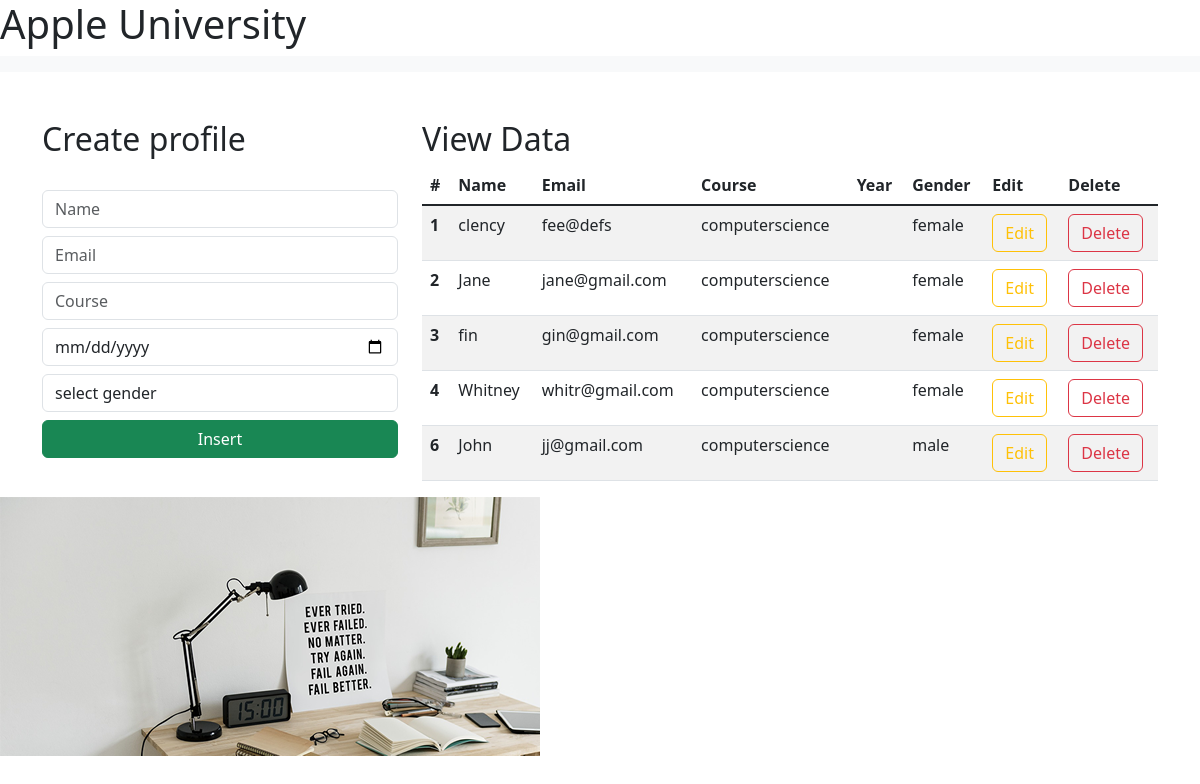
The app's page /, older data.
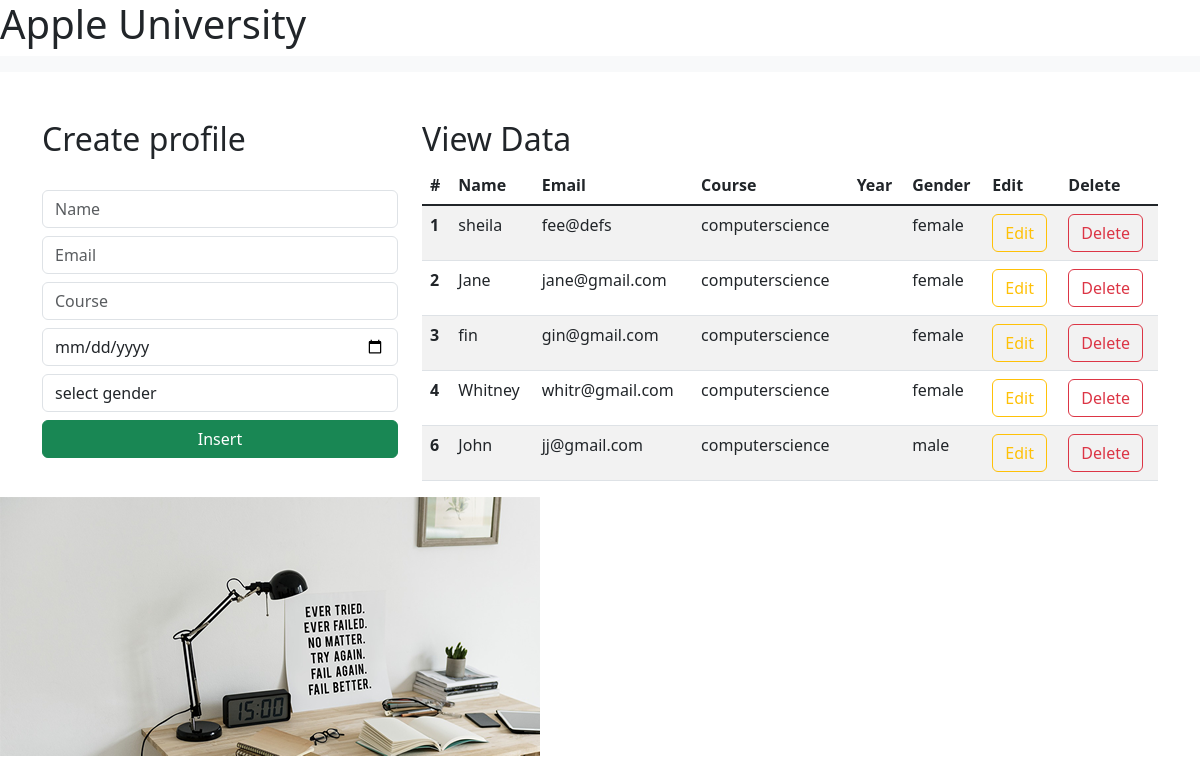
The same page, newer data.
### djangoCRUD123/models.py (models this page shows)
class Student(models.Model):
    name = models.CharField(max_length=50, blank=False, null=False)
    email = models.EmailField()
    course = models.CharField(max_length=50, default='computerscience', blank=False)
    year = models.CharField(max_length=50, default='', blank=False)
    gender = models.CharField(max_length=50, blank=False, null=False)

### djangoCRUD123/views.py (the view)
# urls.py: path('', views.index, name='index'),
def index(request):
    data = Student.objects.all()
    context = {"data": data}
    return render(request, "index.html", context)

### templates/index.html (shortened to what this page needs)
<html lang="en">
    <link href="https://cdn.jsdelivr.net/npm/bootstrap@5.3.0-alpha1/dist/css/bootstrap.min.css" rel="stylesheet">
  <head>
  </head>
  <body>
<div class="apple">
    <h1>Apple University</h1>
</div>
    <nav class="navbar navbar-expand-lg bg-body-tertiary">
      </nav>
      <div class="container mt-5">
        <div class="row">
            <div class="col-md-4">
                <h2>Create profile</h2>
                <br>
                <form action="/insert" method="post">
                    <div class="form-group">
                        <input type="text" class="form-control" placeholder="Name" name="name" required>
                    </div>
                    <div class="form-group">
                        <input type="email" class="form-control  mt-2" placeholder="Email" name="email" required>
                    </div>
                     <div class="form-group">
                        <input type="text" class="form-control  mt-2" placeholder="Course" name="course" required>
                    </div>
                     <div class="form-group">
                        <input type="date" class="form-control  mt-2" placeholder="Year" name="year" required>
                    </div>
                    <div class="form-group mt-2">
                        <select id="gender" name="gender" class="form-control" required>
                            <option selected>select gender</option>
                        </select>
                    </div>
                    <div class="d-grid gap-2">
                        <button class="btn btn-success mt-2" type="submit">Insert</button>
                    </div>
                </form>
            </div>
            <div class="col-md-8">
                <h2>View Data</h2>
                <table class="table table-striped table-hover">
                    <thead>
                      <tr>
                        <th scope="col">#</th>
                        <th scope="col">Name</th>
                        <th scope="col">Email</th>
                          <th scope="col">Course</th>
                        <th scope="col">Year</th>
                        <th scope="col">Gender</th>
                        <th scope="col">Edit</th>
                        <th scope="col">Delete</th>
                      </tr>
                    </thead>
                    <tbody class="table-group-divider">
                    {% for d in data %}
                      <tr>
                        <th scope="row">{{d.id}}</th>
                        <td>{{d.name}}</td>
                        <td>{{d.email}}</td>
                        <td>{{d.course}}</td>
                        <td>{{d.year}}</td>
                        <td>{{d.gender}}</td>
                        <td><a href="/update/{{d.id}}" type="button" class="btn btn-outline-warning">Edit</a></td>
                        <td><a href="/delete/{{d.id}}" type="button" class="btn btn-outline-danger">Delete</a></td>
                      </tr>
                    {% endfor %}
                    </tbody>
                  </table>
            </div>
        </div>
      </div>
<div>
    {% load static %}
    <img src="{% static "images/img2.png" %}" alt="">
</div>
  </body>
</html>

Row changes from the older to the newer data that the page shows:
changed Student "fee@defs": name "clency" → "sheila"
